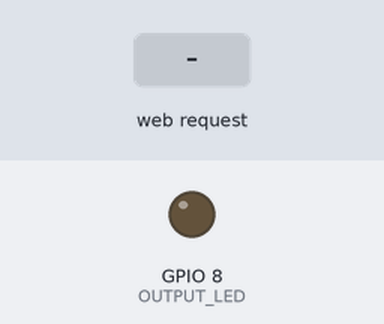
Bench run of a sketch on a simulated ESP32-C3. Parts: output pins drawn as LEDs (lit = HIGH). Inputs (shaded band) come from the test bench. What the sketch prints to the serial monitor is not drawn.

Above: at 1.2 s.
1.3 s: HTTP request GET /8/off received
At 2.2 s:
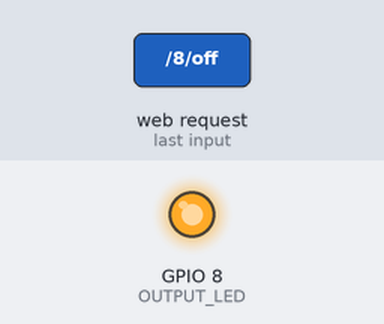
2.8 s: HTTP request GET /8/on received
At 3.3 s:
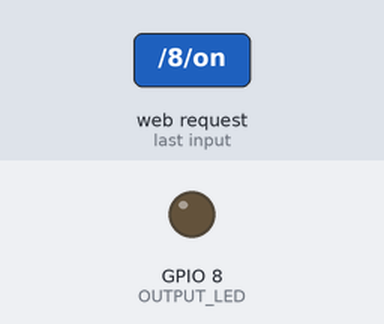
Timing chart, 0 to 5.8 s (numbered marks = the images above; inputs shaded):
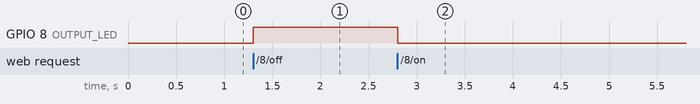

Measured:
- after the input at 1.3 s, GPIO 8 (OUTPUT_LED): LOW → HIGH at once
- after the input at 2.8 s, GPIO 8 (OUTPUT_LED): HIGH → LOW at once

The sketch:

esp32c3_serverled.ino
```cpp
// ====== Reference Libraries ======
#include <WiFi.h>

// ====== Network Credentials ======
const char* ssid     = "ESP32-Access-Poop"; // *** edit AP name here
const char* password = "123456789";          // *** edit password here

// ====== Network Settings ======
WiFiServer server(80);
String header;            // variable stores HTTP request
String LED_state = "ON"; // variable stores current LED state (on/off)

// ====== Assign LED Pin ======
#define OUTPUT_LED 8

void setup() {
  // ====== Setup Serial Monitor ======
  Serial.begin(115200);

  // ====== Setup LED ======
  pinMode(OUTPUT_LED, OUTPUT);
  digitalWrite(OUTPUT_LED, LOW); // turn LED on

  // ====== Setup ESP as Access Point ======
  Serial.print("Setting AP (Access Point)…");
  WiFi.softAP(ssid, password);
  IPAddress IP = WiFi.softAPIP();
  Serial.print("IP Address: ");
  Serial.println(IP);
  server.begin();
}

void loop(){
  WiFiClient client = server.available();   // listen for incoming clients
  if (client) {                             // if a new client connects
    Serial.println("New Client");
    String currentLine = "";
    while (client.connected()) {
      if (client.available()) {             // if there's bytes to read from the client
        char c = client.read();             // read a byte
        Serial.write(c);
        header += c;
        if (c == '\n') {
          if (currentLine.length() == 0) {
            // ====== Setup Webpage ======
            client.println("HTTP/1.1 200 OK");
            client.println("Content-type:text/html");
            client.println("Connection: close");
            client.println();

            // ====== Turn LED On/Off ======
            if (header.indexOf("GET /8/on") >= 0) {
              Serial.println("LED on");
              LED_state = "ON";
              digitalWrite(OUTPUT_LED, LOW);
            } else if (header.indexOf("GET /8/off") >= 0) {
              Serial.println("LED off");
              LED_state = "OFF";
              digitalWrite(OUTPUT_LED, HIGH);
            }

            // ====== Display HTML Webpage ======
            client.println("<!DOCTYPE html><html>");
            client.println("<head><meta name=\"viewport\" content=\"width=device-width, initial-scale=1\">");
            client.println("<link rel=\"icon\" href=\"data:,\">");

            // ====== CSS for On/Off Buttons ======
            // *** edit background-color, font-size attributes, etc to fit your preferences here
            client.println("<style>html { font-family: Bradley Hand; display: inline-block; margin: 0px auto; text-align: center;}");
            client.println(".button { background-color: #950DD1; border: #07E336; color: white; padding: 16px 40px;");
            client.println("text-decoration: none; font-size: 120px; margin: 2px; cursor: pointer;}");
            client.println(".button2 {background-color: #07E336;}</style></head>");

            // ====== Webpage Title ======
            // *** edit text here
            client.println("<body><h1>salutations !</h1>");

            // ====== Display Current State of Button ======
            client.println("<p>LED State - " + LED_state + "</p>");
            if (LED_state=="OFF") {
              client.println("<p><a href=\"/8/on\"><button class=\"button\">ON</button></a></p>");
            } else {
              client.println("<p><a href=\"/8/off\"><button class=\"button button2\">OFF</button></a></p>");
            }

            client.println(); // HTTP response ends with another blank line
            break;            // break out of the while loop
          } else {
            currentLine = "";
          }
        } else if (c != '\r') {
          currentLine += c;
        }
      }
    }
    header = "";   // clear the header variable
    client.stop(); // close the connection
    Serial.println("Client disconnected.");
    Serial.println("");
  }
}
```
